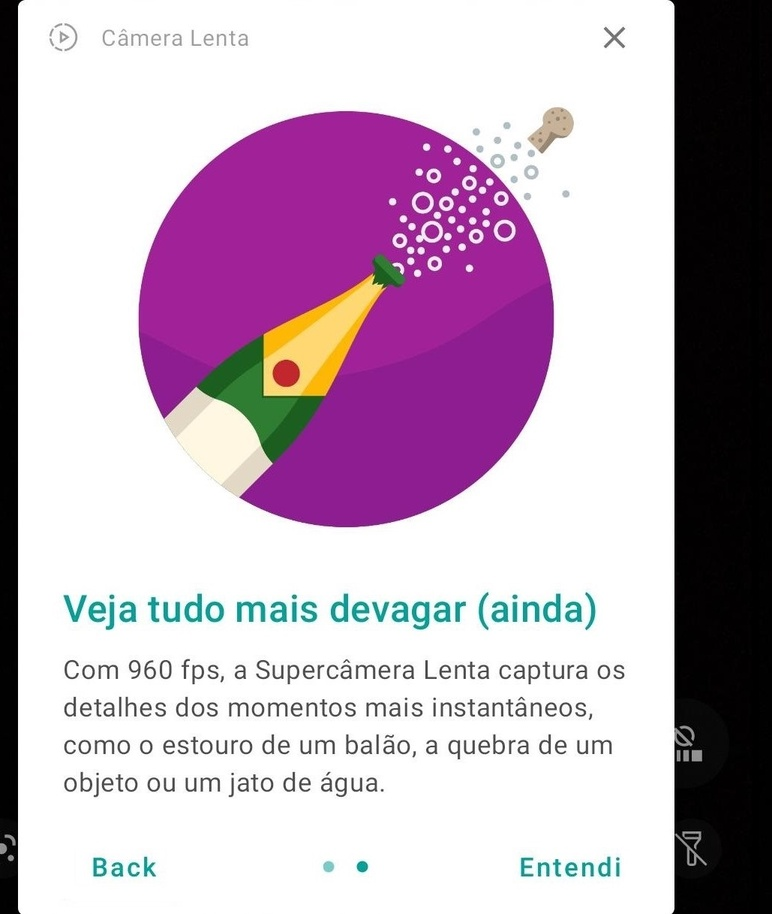
#> input picture pt_BR2.jpeg, 772 x 914 px, shrunk from 1029 x 1217 before the run
$ python missingtranslation.py
#> lines starting #> are read from the running program, lines starting #| are printed output that depends on the picture; after the words box and inside, x2 and y2 are one past the last pixel; in counts of white or black regions, pixels touching at a corner belong together

from os import replace
from typing import TypedDict
import cv2
import csv
import pytesseract
import numpy as np
from PIL import Image

silabasDict = {}
divisaoSilabica = ''

pytesseract.pytesseract.tesseract_cmd = r'C:\Program Files\Tesseract-OCR\tesseract.exe'

image = cv2.imread('pt_BR2.jpeg')
#> image is the input picture: shape (914, 772, 3); mean B, G, R 191.6, 175.2, 193.4

img_grayScale = cv2.cvtColor(image, cv2.COLOR_BGR2GRAY)
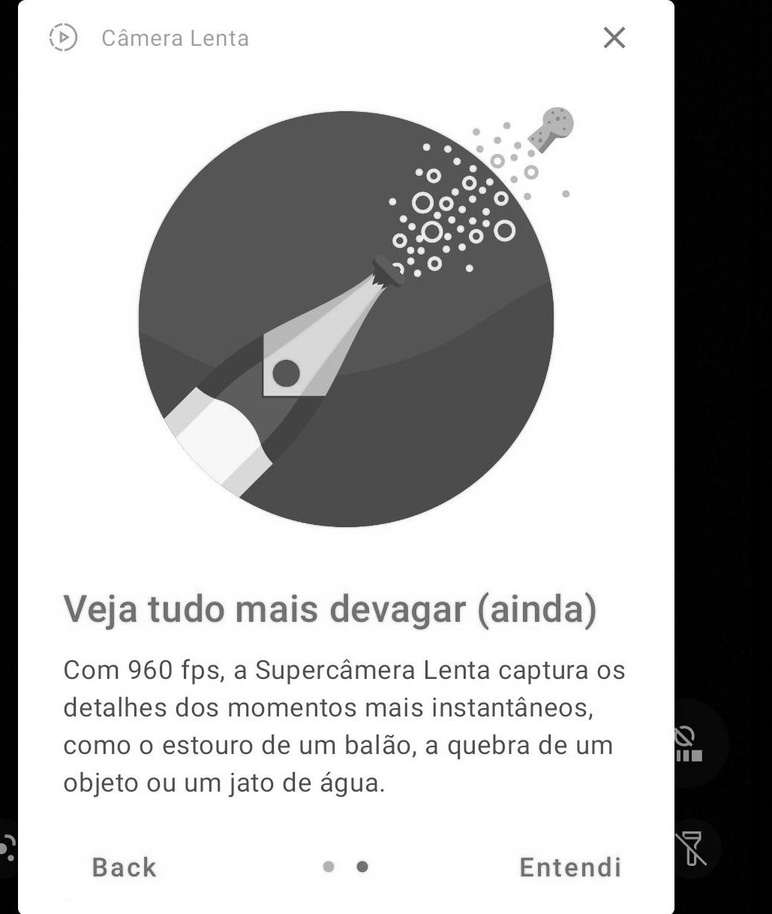
#> img_grayScale: shape (914, 772); min 0, max 255, mean 182.6
ret, thresh = cv2.threshold(img_grayScale, 127, 255, cv2.THRESH_BINARY | cv2.THRESH_OTSU)
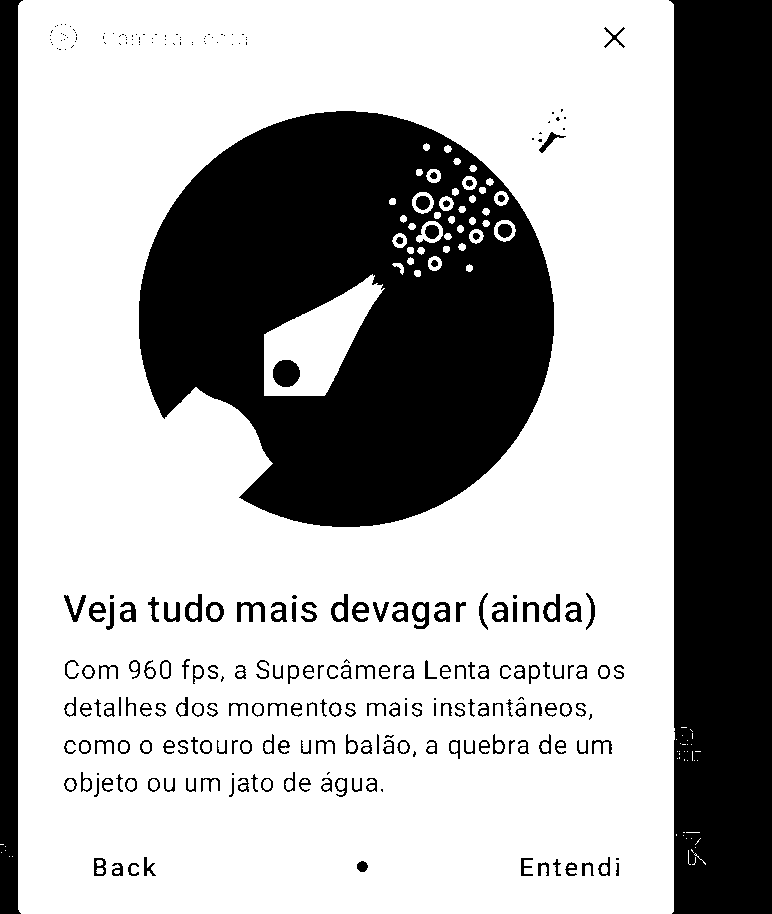
#> thresh: shape (914, 772); 66% white; 274 black regions (98 under 20 px), largest, box (x1, y1, x2, y2) and area: (139, 111, 554, 527) 118036, (669, 0, 772, 914) 89441, (0, 0, 23, 914) 16462
#> ret = 150

binimagem = Image.fromarray(thresh)

#print(pytesseract.image_to_string(binimagem, lang='por'))

#> (the run stopped early here; a loop or call above may not have finished)

$ run again, with pt_BR.jpeg copied over pt_BR2.jpeg
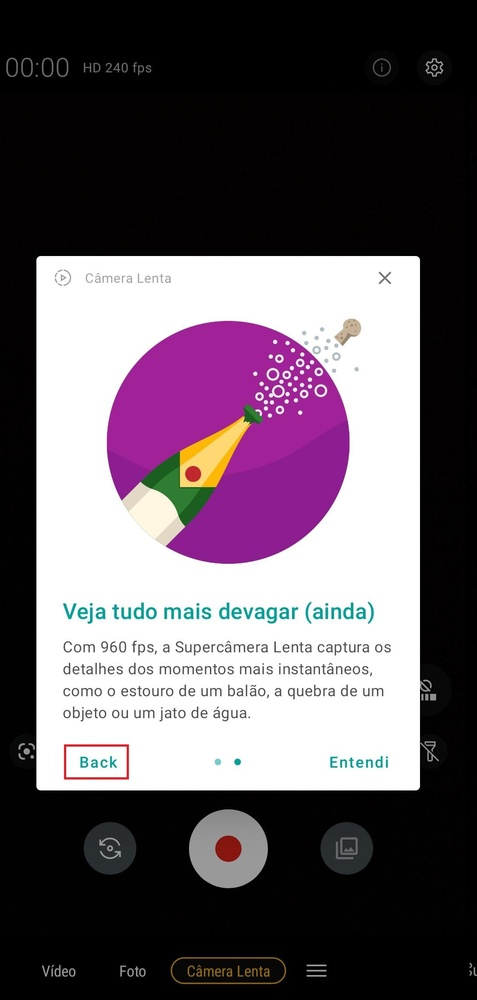
#> input picture pt_BR.jpeg, 477 x 1000 px, shrunk from 1088 x 2281 before the run
#> image is the input picture: shape (1000, 477, 3); mean B, G, R 99.4, 91.1, 100.8
#> `img_grayScale = cv2.cvtColor(image, cv2.COLOR_BGR2GRAY)`:
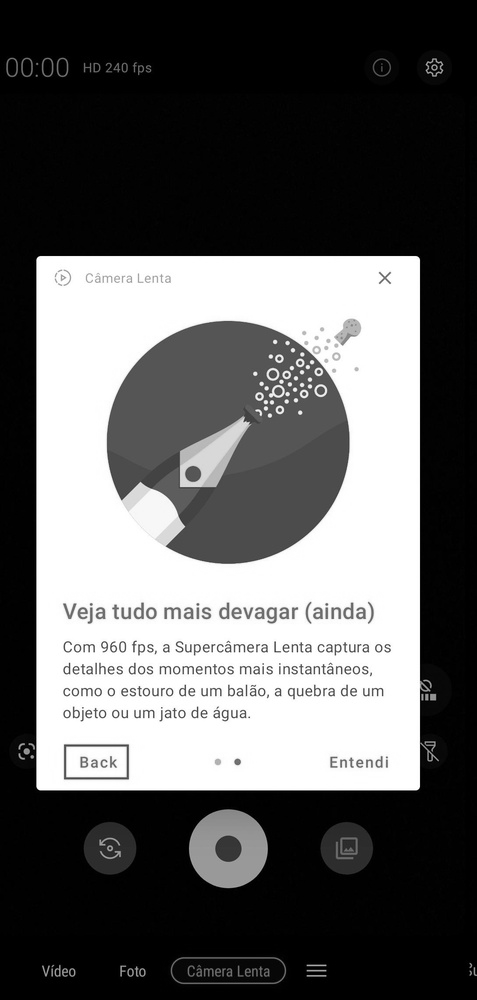
#> img_grayScale: shape (1000, 477); min 0, max 255, mean 95
#> `ret, thresh = cv2.threshold(img_grayScale, 127, 255, cv2.THRESH_BINARY..`:
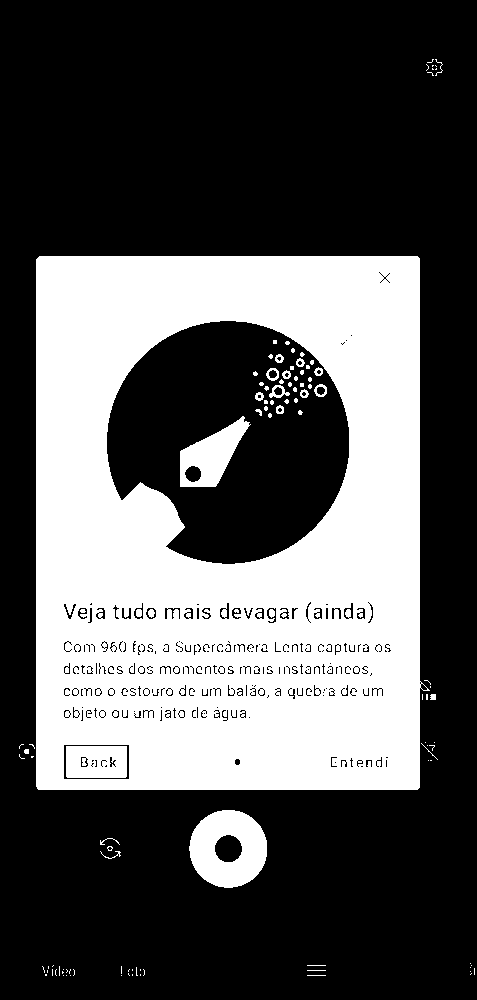
#> thresh: shape (1000, 477); 34.6% white; 109 white regions (86 under 20 px), largest, box (x1, y1, x2, y2) and area: (36, 256, 430, 790) 154941, (189, 810, 267, 888) 4211, (180, 416, 251, 487) 2463
#> ret = 130
